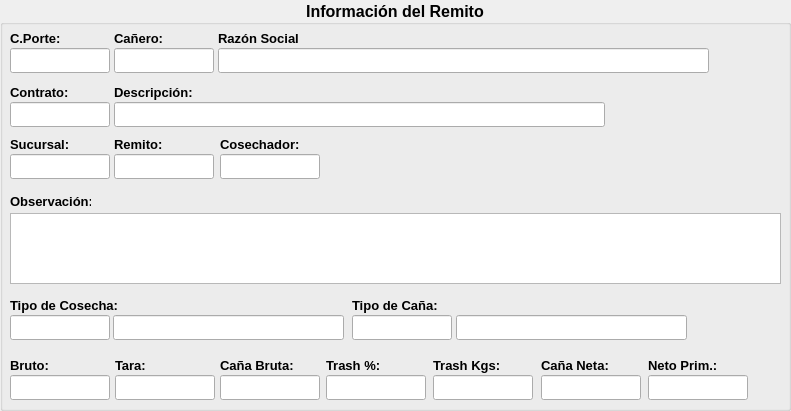
   <widget class="QGroupBox" name="grp_informacion">
    <property name="geometry">
     <rect>
      <x>6</x>
      <y>97</y>
      <width>791</width>
      <height>411</height>
     </rect>
    </property>
    <property name="font">
     <font>
      <family>Tahoma</family>
      <pointsize>12</pointsize>
      <weight>75</weight>
      <bold>true</bold>
     </font>
    </property>
    <property name="title">
     <string>   Información del Remito   </string>
    </property>
    <property name="alignment">
     <set>Qt::AlignCenter</set>
    </property>
    <property name="flat">
     <bool>false</bool>
    </property>
    <widget class="QLineEdit" name="cporte">
     <property name="geometry">
      <rect>
       <x>10</x>
       <y>48</y>
       <width>100</width>
       <height>25</height>
      </rect>
     </property>
     <property name="font">
      <font>
       <family>Tahoma</family>
       <pointsize>12</pointsize>
       <weight>50</weight>
       <bold>false</bold>
      </font>
     </property>
     <property name="autoFillBackground">
      <bool>false</bool>
     </property>
     <property name="text">
      <string/>
     </property>
     <property name="alignment">
      <set>Qt::AlignRight|Qt::AlignTrailing|Qt::AlignVCenter</set>
     </property>
     <property name="readOnly">
      <bool>true</bool>
     </property>
    </widget>
    <widget class="QLabel" name="label_5">
     <property name="geometry">
      <rect>
       <x>10</x>
       <y>30</y>
       <width>81</width>
       <height>16</height>
      </rect>
     </property>
     <property name="font">
      <font>
       <family>Tahoma</family>
       <pointsize>10</pointsize>
       <weight>75</weight>
       <bold>true</bold>
      </font>
     </property>
     <property name="text">
      <string>C.Porte:</string>
     </property>
    </widget>
    <widget class="QLineEdit" name="canero">
     <property name="geometry">
      <rect>
       <x>114</x>
       <y>48</y>
       <width>100</width>
       <height>25</height>
      </rect>
     </property>
     <property name="font">
      <font>
       <family>Tahoma</family>
       <pointsize>12</pointsize>
       <weight>50</weight>
       <bold>false</bold>
      </font>
     </property>
     <property name="autoFillBackground">
      <bool>false</bool>
     </property>
     <property name="text">
      <string/>
     </property>
     <property name="alignment">
      <set>Qt::AlignRight|Qt::AlignTrailing|Qt::AlignVCenter</set>
     </property>
     <property name="readOnly">
      <bool>true</bool>
     </property>
    </widget>
    <widget class="QLabel" name="label_6">
     <property name="geometry">
      <rect>
       <x>114</x>
       <y>30</y>
       <width>81</width>
       <height>16</height>
      </rect>
     </property>
     <property name="font">
      <font>
       <family>Tahoma</family>
       <pointsize>10</pointsize>
       <weight>75</weight>
       <bold>true</bold>
      </font>
     </property>
     <property name="text">
      <string>Cañero:</string>
     </property>
    </widget>
    <widget class="QLineEdit" name="razon_social">
     <property name="geometry">
      <rect>
       <x>218</x>
       <y>48</y>
       <width>491</width>
       <height>25</height>
      </rect>
     </property>
     <property name="font">
      <font>
       <family>Tahoma</family>
       <pointsize>12</pointsize>
       <weight>50</weight>
       <bold>false</bold>
      </font>
     </property>
     <property name="autoFillBackground">
      <bool>false</bool>
     </property>
     <property name="text">
      <string/>
     </property>
     <property name="alignment">
      <set>Qt::AlignLeading|Qt::AlignLeft|Qt::AlignVCenter</set>
     </property>
     <property name="readOnly">
      <bool>true</bool>
     </property>
    </widget>
    <widget class="QLabel" name="label_7">
     <property name="geometry">
      <rect>
       <x>218</x>
       <y>30</y>
       <width>81</width>
       <height>16</height>
      </rect>
     </property>
     <property name="font">
      <font>
       <family>Tahoma</family>
       <pointsize>10</pointsize>
       <weight>75</weight>
       <bold>true</bold>
      </font>
     </property>
     <property name="text">
      <string>Razón Social:</string>
     </property>
    </widget>
    <widget class="QLabel" name="label_8">
     <property name="geometry">
      <rect>
       <x>10</x>
       <y>84</y>
       <width>81</width>
       <height>16</height>
      </rect>
     </property>
     <property name="font">
      <font>
       <family>Tahoma</family>
       <pointsize>10</pointsize>
       <weight>75</weight>
       <bold>true</bold>
      </font>
     </property>
     <property name="text">
      <string>Contrato:</string>
     </property>
    </widget>
    <widget class="QLineEdit" name="contrato">
     <property name="geometry">
      <rect>
       <x>10</x>
       <y>102</y>
       <width>100</width>
       <height>25</height>
      </rect>
     </property>
     <property name="font">
      <font>
       <family>Tahoma</family>
       <pointsize>12</pointsize>
       <weight>50</weight>
       <bold>false</bold>
      </font>
     </property>
     <property name="autoFillBackground">
      <bool>false</bool>
     </property>
     <property name="text">
      <string/>
     </property>
     <property name="alignment">
      <set>Qt::AlignRight|Qt::AlignTrailing|Qt::AlignVCenter</set>
     </property>
     <property name="readOnly">
      <bool>true</bool>
     </property>
    </widget>
    <widget class="QLabel" name="label_9">
     <property name="geometry">
      <rect>
       <x>114</x>
       <y>84</y>
       <width>81</width>
       <height>16</height>
      </rect>
     </property>
     <property name="font">
      <font>
       <family>Tahoma</family>
       <pointsize>10</pointsize>
       <weight>75</weight>
       <bold>true</bold>
      </font>
     </property>
     <property name="text">
      <string>Descripción:</string>
     </property>
    </widget>
    <widget class="QLineEdit" name="desc_contrato">
     <property name="geometry">
      <rect>
       <x>114</x>
       <y>102</y>
       <width>491</width>
       <height>25</height>
      </rect>
     </property>
     <property name="font">
      <font>
       <family>Tahoma</family>
       <pointsize>12</pointsize>
       <weight>50</weight>
       <bold>false</bold>
      </font>
     </property>
     <property name="autoFillBackground">
      <bool>false</bool>
     </property>
     <property name="text">
      <string/>
     </property>
     <property name="alignment">
      <set>Qt::AlignLeading|Qt::AlignLeft|Qt::AlignVCenter</set>
     </property>
     <property name="readOnly">
      <bool>true</bool>
     </property>
    </widget>
    <widget class="QLineEdit" name="sucursal">
     <property name="geometry">
      <rect>
       <x>10</x>
       <y>154</y>
       <width>100</width>
       <height>25</height>
      </rect>
     </property>
     <property name="font">
      <font>
       <family>Tahoma</family>
       <pointsize>12</pointsize>
       <weight>50</weight>
       <bold>false</bold>
      </font>
     </property>
     <property name="autoFillBackground">
      <bool>false</bool>
     </property>
     <property name="text">
      <string/>
     </property>
     <property name="alignment">
      <set>Qt::AlignRight|Qt::AlignTrailing|Qt::AlignVCenter</set>
     </property>
     <property name="readOnly">
      <bool>true</bool>
     </property>
    </widget>
    <widget class="QLabel" name="label_11">
     <property name="geometry">
      <rect>
       <x>10</x>
       <y>136</y>
       <width>81</width>
       <height>16</height>
      </rect>
     </property>
     <property name="font">
      <font>
       <family>Tahoma</family>
       <pointsize>10</pointsize>
       <weight>75</weight>
       <bold>true</bold>
      </font>
     </property>
     <property name="text">
      <string>Sucursal:</string>
     </property>
    </widget>
    <widget class="QLabel" name="label_12">
     <property name="geometry">
      <rect>
       <x>114</x>
       <y>136</y>
       <width>81</width>
       <height>16</height>
      </rect>
     </property>
     <property name="font">
      <font>
       <family>Tahoma</family>
       <pointsize>10</pointsize>
       <weight>75</weight>
       <bold>true</bold>
      </font>
     </property>
     <property name="text">
      <string>Remito:</string>
     </property>
    </widget>
    <widget class="QLineEdit" name="remito">
     <property name="geometry">
      <rect>
       <x>114</x>
       <y>154</y>
       <width>100</width>
       <height>25</height>
      </rect>
     </property>
     <property name="font">
      <font>
       <family>Tahoma</family>
       <pointsize>12</pointsize>
       <weight>50</weight>
       <bold>false</bold>
      </font>
     </property>
     <property name="autoFillBackground">
      <bool>false</bool>
     </property>
     <property name="text">
      <string/>
     </property>
     <property name="alignment">
      <set>Qt::AlignRight|Qt::AlignTrailing|Qt::AlignVCenter</set>
     </property>
     <property name="readOnly">
      <bool>true</bool>
     </property>
    </widget>
    <widget class="QLabel" name="label_13">
     <property name="geometry">
      <rect>
       <x>220</x>
       <y>136</y>
       <width>81</width>
       <height>16</height>
      </rect>
     </property>
     <property name="font">
      <font>
       <family>Tahoma</family>
       <pointsize>10</pointsize>
       <weight>75</weight>
       <bold>true</bold>
      </font>
     </property>
     <property name="text">
      <string>Cosechador:</string>
     </property>
    </widget>
    <widget class="QLineEdit" name="cosechador">
     <property name="geometry">
      <rect>
       <x>220</x>
       <y>154</y>
       <width>100</width>
       <height>25</height>
      </rect>
     </property>
     <property name="font">
      <font>
       <family>Tahoma</family>
       <pointsize>12</pointsize>
       <weight>50</weight>
       <bold>false</bold>
      </font>
     </property>
     <property name="autoFillBackground">
      <bool>false</bool>
     </property>
     <property name="text">
      <string/>
     </property>
     <property name="alignment">
      <set>Qt::AlignRight|Qt::AlignTrailing|Qt::AlignVCenter</set>
     </property>
     <property name="readOnly">
      <bool>true</bool>
     </property>
    </widget>
    <widget class="QTextEdit" name="observacion">
     <property name="geometry">
      <rect>
       <x>10</x>
       <y>213</y>
       <width>771</width>
       <height>71</height>
      </rect>
     </property>
     <property name="font">
      <font>
       <family>Tahoma</family>
       <pointsize>10</pointsize>
       <weight>50</weight>
       <bold>false</bold>
      </font>
     </property>
     <property name="documentTitle">
      <string/>
     </property>
     <property name="undoRedoEnabled">
      <bool>false</bool>
     </property>
     <property name="markdown">
      <string/>
     </property>
     <property name="html">
      <string>&lt;!DOCTYPE HTML PUBLIC &quot;-//W3C//DTD HTML 4.0//EN&quot; &quot;http://www.w3.org/TR/REC-html40/strict.dtd&quot;&gt;
&lt;html&gt;&lt;head&gt;&lt;meta name=&quot;qrichtext&quot; content=&quot;1&quot; /&gt;&lt;style type=&quot;text/css&quot;&gt;
p, li { white-space: pre-wrap; }
&lt;/style&gt;&lt;/head&gt;&lt;body style=&quot; font-family:'Tahoma','Tahoma','Tahoma'; font-size:10pt; font-weight:400; font-style:normal;&quot;&gt;
&lt;p style=&quot;-qt-paragraph-type:empty; margin-top:0px; margin-bottom:0px; margin-left:0px; margin-right:0px; -qt-block-indent:0; text-indent:0px;&quot;&gt;&lt;br /&gt;&lt;/p&gt;&lt;/body&gt;&lt;/html&gt;</string>
     </property>
    </widget>
    <widget class="QLabel" name="label_21">
     <property name="geometry">
      <rect>
       <x>10</x>
       <y>193</y>
       <width>81</width>
       <height>16</height>
      </rect>
     </property>
     <property name="font">
      <font>
       <family>Tahoma</family>
       <pointsize>10</pointsize>
       <weight>75</weight>
       <bold>true</bold>
      </font>
     </property>
     <property name="text">
      <string>Observación:</string>
     </property>
    </widget>
    <widget class="QLabel" name="label_22">
     <property name="geometry">
      <rect>
       <x>10</x>
       <y>297</y>
       <width>121</width>
       <height>16</height>
      </rect>
     </property>
     <property name="font">
      <font>
       <family>Tahoma</family>
       <pointsize>10</pointsize>
       <weight>75</weight>
       <bold>true</bold>
      </font>
     </property>
     <property name="text">
      <string>Tipo de Cosecha:</string>
     </property>
    </widget>
    <widget class="QLineEdit" name="tcosecha">
     <property name="geometry">
      <rect>
       <x>10</x>
       <y>315</y>
       <width>100</width>
       <height>25</height>
      </rect>
     </property>
     <property name="font">
      <font>
       <family>Tahoma</family>
       <pointsize>12</pointsize>
       <weight>50</weight>
       <bold>false</bold>
      </font>
     </property>
     <property name="autoFillBackground">
      <bool>false</bool>
     </property>
     <property name="text">
      <string/>
     </property>
     <property name="alignment">
      <set>Qt::AlignRight|Qt::AlignTrailing|Qt::AlignVCenter</set>
     </property>
     <property name="readOnly">
      <bool>true</bool>
     </property>
    </widget>
    <widget class="QLineEdit" name="desc_tcosecha">
     <property name="geometry">
      <rect>
       <x>113</x>
       <y>315</y>
       <width>231</width>
       <height>25</height>
      </rect>
     </property>
     <property name="font">
      <font>
       <family>Tahoma</family>
       <pointsize>12</pointsize>
       <weight>50</weight>
       <bold>false</bold>
      </font>
     </property>
     <property name="autoFillBackground">
      <bool>false</bool>
     </property>
     <property name="text">
      <string/>
     </property>
     <property name="alignment">
      <set>Qt::AlignLeading|Qt::AlignLeft|Qt::AlignVCenter</set>
     </property>
     <property name="readOnly">
      <bool>true</bool>
     </property>
    </widget>
    <widget class="QLabel" name="label_25">
     <property name="geometry">
      <rect>
       <x>352</x>
       <y>297</y>
       <width>101</width>
       <height>16</height>
      </rect>
     </property>
     <property name="font">
      <font>
       <family>Tahoma</family>
       <pointsize>10</pointsize>
       <weight>75</weight>
       <bold>true</bold>
      </font>
     </property>
     <property name="text">
      <string>Tipo de Caña:</string>
     </property>
    </widget>
    <widget class="QLineEdit" name="desc_tcana">
     <property name="geometry">
      <rect>
       <x>456</x>
       <y>315</y>
       <width>231</width>
       <height>25</height>
      </rect>
     </property>
     <property name="font">
      <font>
       <family>Tahoma</family>
       <pointsize>12</pointsize>
       <weight>50</weight>
       <bold>false</bold>
      </font>
     </property>
     <property name="autoFillBackground">
      <bool>false</bool>
     </property>
     <property name="text">
      <string/>
     </property>
     <property name="alignment">
      <set>Qt::AlignLeading|Qt::AlignLeft|Qt::AlignVCenter</set>
     </property>
     <property name="readOnly">
      <bool>true</bool>
     </property>
    </widget>
    <widget class="QLineEdit" name="tcana">
     <property name="geometry">
      <rect>
       <x>352</x>
       <y>315</y>
       <width>100</width>
       <height>25</height>
      </rect>
     </property>
     <property name="font">
      <font>
       <family>Tahoma</family>
       <pointsize>12</pointsize>
       <weight>50</weight>
       <bold>false</bold>
      </font>
     </property>
     <property name="autoFillBackground">
      <bool>false</bool>
     </property>
     <property name="text">
      <string/>
     </property>
     <property name="alignment">
      <set>Qt::AlignRight|Qt::AlignTrailing|Qt::AlignVCenter</set>
     </property>
     <property name="readOnly">
      <bool>true</bool>
     </property>
    </widget>
    <widget class="QLabel" name="label_26">
     <property name="geometry">
      <rect>
       <x>10</x>
       <y>357</y>
       <width>81</width>
       <height>16</height>
      </rect>
     </property>
     <property name="font">
      <font>
       <family>Tahoma</family>
       <pointsize>10</pointsize>
       <weight>75</weight>
       <bold>true</bold>
      </font>
     </property>
     <property name="text">
      <string>Bruto:</string>
     </property>
    </widget>
    <widget class="QLineEdit" name="neto_sucio">
     <property name="geometry">
      <rect>
       <x>10</x>
       <y>375</y>
       <width>100</width>
       <height>25</height>
      </rect>
     </property>
     <property name="font">
      <font>
       <family>Tahoma</family>
       <pointsize>12</pointsize>
       <weight>50</weight>
       <bold>false</bold>
      </font>
     </property>
     <property name="autoFillBackground">
      <bool>false</bool>
     </property>
     <property name="text">
      <string/>
     </property>
     <property name="alignment">
      <set>Qt::AlignRight|Qt::AlignTrailing|Qt::AlignVCenter</set>
     </property>
     <property name="readOnly">
      <bool>true</bool>
     </property>
    </widget>
    <widget class="QLabel" name="label_27">
     <property name="geometry">
      <rect>
       <x>115</x>
       <y>357</y>
       <width>81</width>
       <height>16</height>
      </rect>
     </property>
     <property name="font">
      <font>
       <family>Tahoma</family>
       <pointsize>10</pointsize>
       <weight>75</weight>
       <bold>true</bold>
      </font>
     </property>
     <property name="text">
      <string>Tara:</string>
     </property>
    </widget>
    <widget class="QLineEdit" name="tara">
     <property name="geometry">
      <rect>
       <x>115</x>
       <y>375</y>
       <width>100</width>
       <height>25</height>
      </rect>
     </property>
     <property name="font">
      <font>
       <family>Tahoma</family>
       <pointsize>12</pointsize>
       <weight>50</weight>
       <bold>false</bold>
      </font>
     </property>
     <property name="autoFillBackground">
      <bool>false</bool>
     </property>
     <property name="text">
      <string/>
     </property>
     <property name="alignment">
      <set>Qt::AlignRight|Qt::AlignTrailing|Qt::AlignVCenter</set>
     </property>
     <property name="readOnly">
      <bool>true</bool>
     </property>
    </widget>
    <widget class="QLabel" name="label_28">
     <property name="geometry">
      <rect>
       <x>220</x>
       <y>357</y>
       <width>81</width>
       <height>16</height>
      </rect>
     </property>
     <property name="font">
      <font>
       <family>Tahoma</family>
       <pointsize>10</pointsize>
       <weight>75</weight>
       <bold>true</bold>
      </font>
     </property>
     <property name="text">
      <string>Caña Bruta:</string>
     </property>
    </widget>
    <widget class="QLineEdit" name="cana_bruta">
     <property name="geometry">
      <rect>
       <x>220</x>
       <y>375</y>
       <width>100</width>
       <height>25</height>
      </rect>
     </property>
     <property name="font">
      <font>
       <family>Tahoma</family>
       <pointsize>12</pointsize>
       <weight>50</weight>
       <bold>false</bold>
      </font>
     </property>
     <property name="autoFillBackground">
      <bool>false</bool>
     </property>
     <property name="text">
      <string/>
     </property>
     <property name="alignment">
      <set>Qt::AlignRight|Qt::AlignTrailing|Qt::AlignVCenter</set>
     </property>
     <property name="readOnly">
      <bool>true</bool>
     </property>
    </widget>
    <widget class="QLabel" name="label_29">
     <property name="geometry">
      <rect>
       <x>326</x>
       <y>357</y>
       <width>81</width>
       <height>16</height>
      </rect>
     </property>
     <property name="font">
      <font>
       <family>Tahoma</family>
       <pointsize>10</pointsize>
       <weight>75</weight>
       <bold>true</bold>
      </font>
     </property>
     <property name="text">
      <string>Trash %:</string>
     </property>
    </widget>
    <widget class="QLineEdit" name="trashpor">
     <property name="geometry">
      <rect>
       <x>326</x>
       <y>375</y>
       <width>100</width>
       <height>25</height>
      </rect>
     </property>
     <property name="font">
      <font>
       <family>Tahoma</family>
       <pointsize>12</pointsize>
       <weight>50</weight>
       <bold>false</bold>
      </font>
     </property>
     <property name="autoFillBackground">
      <bool>false</bool>
     </property>
     <property name="text">
      <string/>
     </property>
     <property name="alignment">
      <set>Qt::AlignRight|Qt::AlignTrailing|Qt::AlignVCenter</set>
     </property>
     <property name="readOnly">
      <bool>true</bool>
     </property>
    </widget>
    <widget class="QLabel" name="label_30">
     <property name="geometry">
      <rect>
       <x>433</x>
       <y>357</y>
       <width>81</width>
       <height>16</height>
      </rect>
     </property>
     <property name="font">
      <font>
       <family>Tahoma</family>
       <pointsize>10</pointsize>
       <weight>75</weight>
       <bold>true</bold>
      </font>
     </property>
     <property name="text">
      <string>Trash Kgs:</string>
     </property>
    </widget>
    <widget class="QLineEdit" name="trashkgs">
     <property name="geometry">
      <rect>
       <x>433</x>
       <y>375</y>
       <width>100</width>
       <height>25</height>
      </rect>
     </property>
     <property name="font">
      <font>
       <family>Tahoma</family>
       <pointsize>12</pointsize>
       <weight>50</weight>
       <bold>false</bold>
      </font>
     </property>
     <property name="autoFillBackground">
      <bool>false</bool>
     </property>
     <property name="text">
      <string/>
     </property>
     <property name="alignment">
      <set>Qt::AlignRight|Qt::AlignTrailing|Qt::AlignVCenter</set>
     </property>
     <property name="readOnly">
      <bool>true</bool>
     </property>
    </widget>
    <widget class="QLabel" name="label_31">
     <property name="geometry">
      <rect>
       <x>541</x>
       <y>357</y>
       <width>81</width>
       <height>16</height>
      </rect>
     </property>
     <property name="font">
      <font>
       <family>Tahoma</family>
       <pointsize>10</pointsize>
       <weight>75</weight>
       <bold>true</bold>
      </font>
     </property>
     <property name="text">
      <string>Caña Neta:</string>
     </property>
    </widget>
    <widget class="QLineEdit" name="cana_neta">
     <property name="geometry">
      <rect>
       <x>541</x>
       <y>375</y>
       <width>100</width>
       <height>25</height>
      </rect>
     </property>
     <property name="font">
      <font>
       <family>Tahoma</family>
       <pointsize>12</pointsize>
       <weight>50</weight>
       <bold>false</bold>
      </font>
     </property>
     <property name="autoFillBackground">
      <bool>false</bool>
     </property>
     <property name="text">
      <string/>
     </property>
     <property name="alignment">
      <set>Qt::AlignRight|Qt::AlignTrailing|Qt::AlignVCenter</set>
     </property>
     <property name="readOnly">
      <bool>true</bool>
     </property>
    </widget>
    <widget class="QLabel" name="label_32">
     <property name="geometry">
      <rect>
       <x>648</x>
       <y>357</y>
       <width>81</width>
       <height>16</height>
      </rect>
     </property>
     <property name="font">
      <font>
       <family>Tahoma</family>
       <pointsize>10</pointsize>
       <weight>75</weight>
       <bold>true</bold>
      </font>
     </property>
     <property name="text">
      <string>Neto Prim.:</string>
     </property>
    </widget>
    <widget class="QLineEdit" name="neto_prim">
     <property name="geometry">
      <rect>
       <x>648</x>
       <y>375</y>
       <width>100</width>
       <height>25</height>
      </rect>
     </property>
     <property name="font">
      <font>
       <family>Tahoma</family>
       <pointsize>12</pointsize>
       <weight>50</weight>
       <bold>false</bold>
      </font>
     </property>
     <property name="autoFillBackground">
      <bool>false</bool>
     </property>
     <property name="text">
      <string/>
     </property>
     <property name="alignment">
      <set>Qt::AlignRight|Qt::AlignTrailing|Qt::AlignVCenter</set>
     </property>
     <property name="readOnly">
      <bool>true</bool>
     </property>
    </widget>
   </widget>
